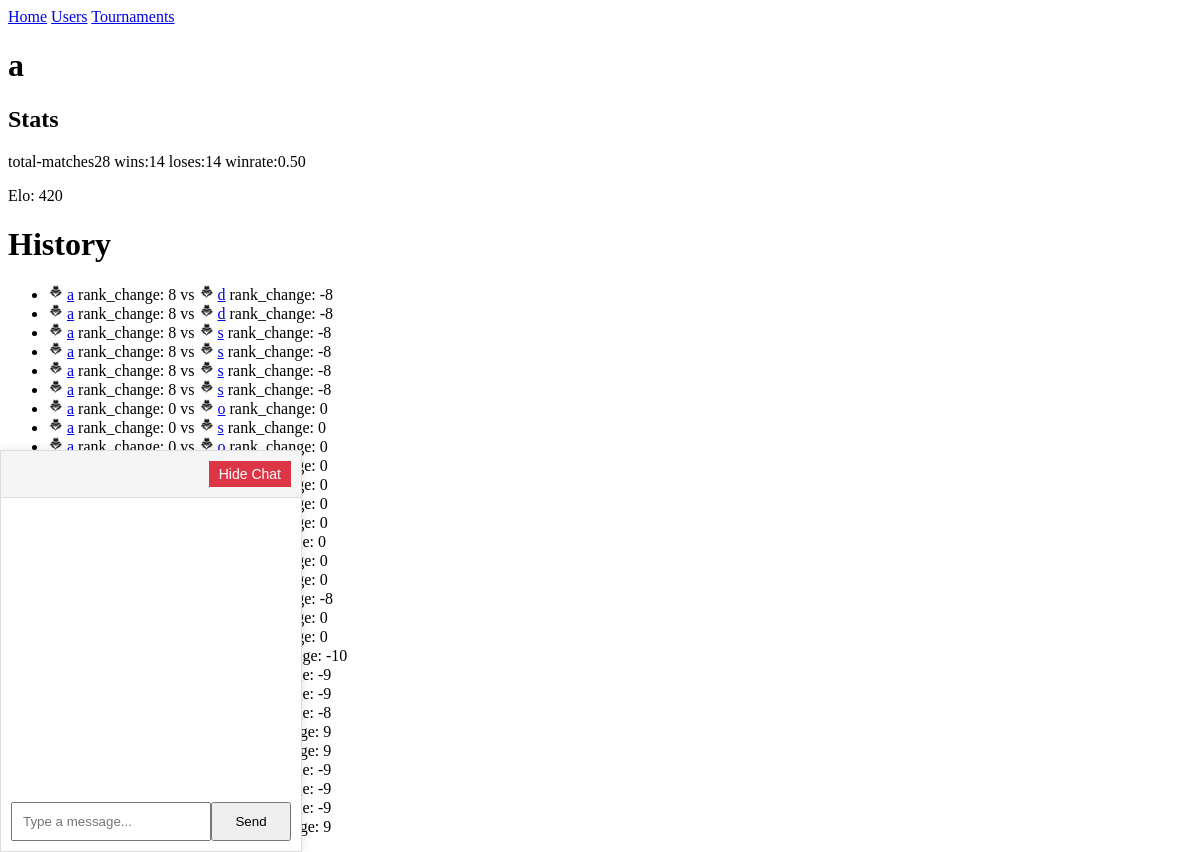
/users/3 (signed in), run on the app's committed database.
### users/models.py (models this page shows, shortened)
class MyUser(AbstractBaseUser):
    login = models.CharField(max_length=40, unique=True)
    email = models.EmailField(
        verbose_name="email address",
        max_length=255,
        unique=True,
    )
    date_of_birth = models.DateField()
    username = models.CharField(max_length=40, unique=True)
    is_active = models.BooleanField(default=True)
    is_admin = models.BooleanField(default=False)
    avatar = models.ImageField(upload_to='avatars/', default='default/default.png')
    elo = models.IntegerField(default=400)
    wins =  models.IntegerField(default=0)
    loses = models.IntegerField(default=0)
    total = models.IntegerField(default=0)
    objects = MyUserManager()
    USERNAME_FIELD = "login"
    REQUIRED_FIELDS = ["email", "date_of_birth", "username"]
    def __str__(self):
        return self.login

### game/models.py (models this page shows, shortened)
class GameSession(models.Model):
    player1 = models.ForeignKey(settings.AUTH_USER_MODEL, related_name='game_player1', null=True, on_delete=models.SET_NULL)
    player2 = models.ForeignKey(settings.AUTH_USER_MODEL, related_name='game_player2', null=True, on_delete=models.SET_NULL)
    score1 = models.IntegerField(default=0)
    score2 = models.IntegerField(default=0)
    rank_change1 = models.IntegerField(default=0)
    rank_change2 = models.IntegerField(default=0)
    connected = models.BooleanField(default=False)
    is_tournament = models.BooleanField(default=False)
    winner = models.ForeignKey(settings.AUTH_USER_MODEL, related_name='winner', null=True, on_delete=models.SET_NULL)
    is_active = models.BooleanField(default=True)
    created_at = models.DateTimeField(auto_now_add=True)

### pages/views.py (the view)
# urls.py: path('users/<int:id>', views.user_view),
def user_view(request, id):
    user = MyUser.objects.all().filter(id=id).first()
    if not user:
        return render(request, "user_doesnt_exist.html")
    matches = GameSession.objects.filter(Q(player1=user) | Q(player2=user))
    matches_with_ids = []
    for match in matches:
        if match.player1 == user:
            match_data = {
                'match': match,
                'player1': user,
                'player2': match.player2,
            }
        else:
            match_data = {
                'match': match,
                'player1': match.player1,
                'player2': user,
            }
        matches_with_ids.append(match_data)
    if user.total == 0:
        winrate = 0
    else:
        winrate = "%.2f" % (user.wins / user.total)
    if request.headers.get('X-Requested-With') == 'XMLHttpRequest':
        return render(request, 'partials/user.html', {'user':user, "matches_with_ids":matches_with_ids, 'winrate':winrate})
    return render(request, "user.html", {'user':user, "matches_with_ids":matches_with_ids, 'winrate':winrate})

### templates/user.html
{% extends "base.html" %}
{% block content %}
    {% include "partials/user.html" %}
{% endblock  %}

### templates/partials/user.html
<h1>{{user.login}}</h1>
<h2>Stats</h2>
<p> total-matches{{user.total}} wins:{{user.wins}} loses:{{user.loses}} winrate:{{winrate}}</p>
<p>Elo: {{user.elo}}</p>
<h1>History</h1>
<ul>
{% for m in matches_with_ids %}
    <li>
        <img src="{{m.player1.avatar.url}}" width="15" height="15"/>
        <a href="/users/{{m.player1.id }}">{{m.match.player1}}</a>
        rank_change: {{m.match.rank_change1}}
        vs
        <img src="{{m.player2.avatar.url}}" width="15" height="15"/>
        <a href="/users/{{m.player2.id }}">{{m.match.player2}}</a>
        rank_change: {{m.match.rank_change2}}
    </li>
{% endfor %}
</ul>

### data on the page
MyUser: login "a", total "28", wins "14", loses "14", elo "420"
GameSession: player1.avatar (placeholder picture), match.player1 "a", match.rank_change1 "8", player2.avatar (placeholder picture), match.player2 "d", match.rank_change2 "-8"
GameSession: player1.avatar (placeholder picture), match.player1 "a", match.rank_change1 "8", player2.avatar (placeholder picture), match.player2 "d", match.rank_change2 "-8"
GameSession: player1.avatar (placeholder picture), match.player1 "a", match.rank_change1 "8", player2.avatar (placeholder picture), match.player2 "s", match.rank_change2 "-8"
GameSession: player1.avatar (placeholder picture), match.player1 "a", match.rank_change1 "8", player2.avatar (placeholder picture), match.player2 "s", match.rank_change2 "-8"
GameSession: player1.avatar (placeholder picture), match.player1 "a", match.rank_change1 "8", player2.avatar (placeholder picture), match.player2 "s", match.rank_change2 "-8"
GameSession: player1.avatar (placeholder picture), match.player1 "a", match.rank_change1 "8", player2.avatar (placeholder picture), match.player2 "s", match.rank_change2 "-8"
GameSession: player1.avatar (placeholder picture), match.player1 "a", match.rank_change1 "0", player2.avatar (placeholder picture), match.player2 "o", match.rank_change2 "0"
GameSession: player1.avatar (placeholder picture), match.player1 "a", match.rank_change1 "0", player2.avatar (placeholder picture), match.player2 "s", match.rank_change2 "0"
GameSession: player1.avatar (placeholder picture), match.player1 "a", match.rank_change1 "0", player2.avatar (placeholder picture), match.player2 "o", match.rank_change2 "0"
GameSession: match.rank_change2 "0"
GameSession: match.rank_change2 "0"
GameSession: match.rank_change2 "0"
GameSession: match.rank_change2 "0"
GameSession: match.rank_change2 "0"
GameSession: match.rank_change2 "0"
GameSession: match.rank_change2 "0"
GameSession: match.rank_change2 "-8"
GameSession: match.rank_change2 "0"
GameSession: match.rank_change2 "0"
GameSession: match.rank_change2 "-10"
GameSession: match.rank_change2 "-9"
GameSession: match.rank_change2 "-9"
GameSession: match.rank_change2 "-8"
GameSession: match.rank_change2 "9"
GameSession: match.rank_change2 "9"
GameSession: match.rank_change2 "-9"
GameSession: match.rank_change2 "-9"
GameSession: match.rank_change2 "-9"
GameSession: match.rank_change2 "9"

### other printed values
{{ winrate }} "0.50"
